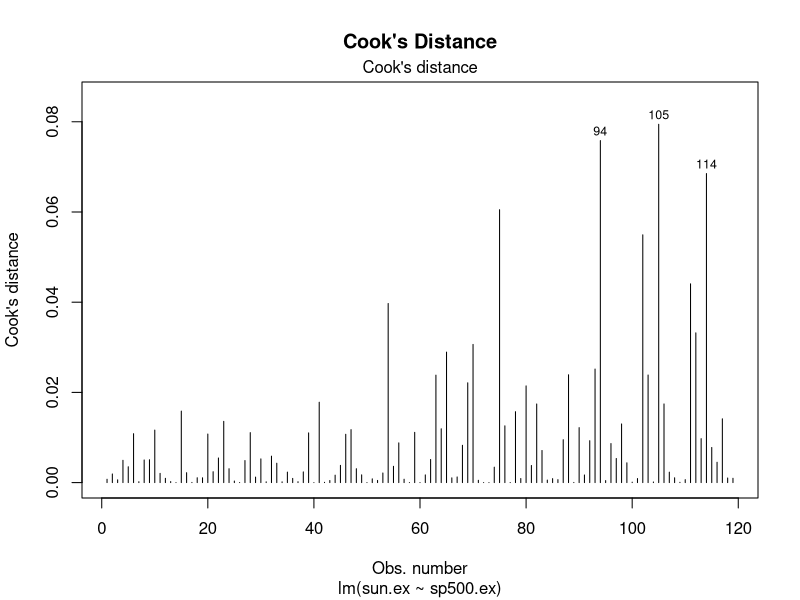
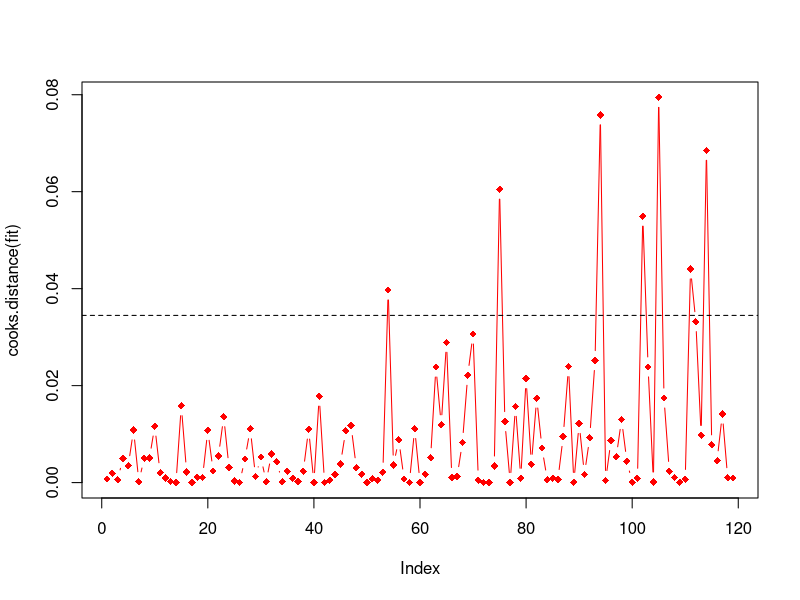
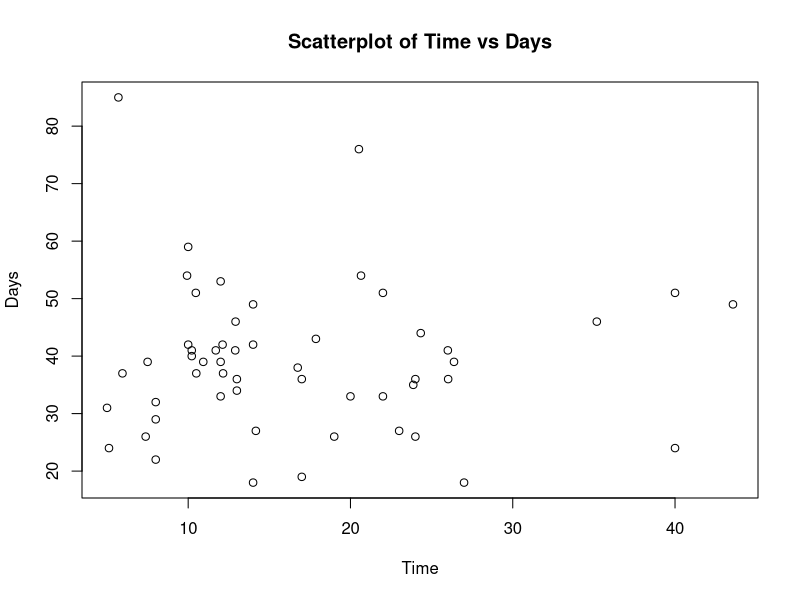

Source code (R) for these figures, in order:
## ---- chunk 1
# Erstellen des Datensatzes
ross_13_3_6 <- matrix(c(12, 10, 4, 32, 40, 38, 7, 12, 25),
    nrow = 3, byrow = TRUE,
    dimnames = list(c("Above", "Average", "Below"), c("1", "2", "3+"))
)
ross_13_3_6
## ---- chunk 2
# Durchführung des Chi-Quadrat-Tests
chisq_test <- chisq.test(ross_13_3_6)
chisq_test
## ---- chunk 3
round(chisq.test(ross_13_3_6)$expected, 1)
## ---- chunk 4
# Einlesen der Daten für Aufgabe 2
medikament <- read.csv("data/medikament.csv")
head(medikament)
## ---- chunk 5
# Berechnung des Konfidenz-Intervalls
senkung <- medikament$before - medikament$after
ci <- t.test(senkung)$conf.int
ci
## ---- chunk 6
# Berechnung der Korrelation
cor(medikament$before, medikament$after)
## ---- chunk 7
# Direkte Berechnung von s_D
sd(senkung)

# Indirekte Berechnung von s_D
sqrt(var(medikament$before) + var(medikament$after) - 2 *
    cor(medikament$before, medikament$after) * sd(medikament$before) * sd(medikament$after))
## ---- chunk 8
# Einlesen der Placebodaten
placebo <- read.csv("data/placebo.csv")

# Berechnung der Konfidenz-Intervalle für die Differenzen
senkung_placebo <- placebo$before - placebo$after
t.test(senkung, senkung_placebo)$conf.int
## ---- chunk 9
# Einlesen der Daten für Aufgabe 3
aktien <- read.csv("data/aktien.csv")
head(aktien)
## ---- chunk 10
# CAPM-Modell
fit <- lm(sun.ex ~ sp500.ex, data = aktien)
summary(fit)
## ---- chunk 11
# Berechnung der Cook's Distance
plot(fit, main = "Cook's Distance", which = 4)
plot(cooks.distance(fit), type = "b", pch = 18, col = "red")
N <- nrow(aktien)
k <- 2
cutoff <- 4 / (N - k - 1)
abline(h = cutoff, lty = 2)
## ---- chunk 12
# Konfidenz-Intervall für Beta
confint(fit)["sp500.ex", ]
## ---- chunk 13
# Hypothesentest für Alpha
summary(fit)$coefficients["(Intercept)", ]
## ---- chunk 14
# Vorhersage
new_data <- data.frame(sp500.ex = 3)
predict(fit, newdata = new_data)
## ---- chunk 15
# Konfidenz-Intervall
predict(fit, newdata = new_data, interval = "confidence")
## ---- chunk 16
# Einlesen der Daten für Aufgabe 4
boegg <- read.csv("data/boegg.csv")
head(boegg)
## ---- chunk 17
# Streudiagramm
plot(boegg$time, boegg$days, xlab = "Time", ylab = "Days", main = "Scatterplot of Time vs Days")
## ---- chunk 18
# Lineares Modell
fit_boegg <- lm(days ~ time, data = boegg)
summary(fit_boegg)
## ---- chunk 19
# Hypothesentest
summary(fit_boegg)$coefficients["time", ]
## ---- chunk 20
# Vorhersage für 2019
new_data <- data.frame(time = 17.73)
predict(fit_boegg, newdata = new_data, interval = "prediction", level = 0.90)
## ---- chunk 21
# Entfernung der einflussreichen Beobachtungen
cooksd_boegg <- cooks.distance(fit_boegg)
influential_boegg <- which(cooksd_boegg > (4 / (nrow(boegg) - 2 - 1)))
boegg_no_infl <- boegg[-influential_boegg, ]

# Neues Modell ohne einflussreiche Beobachtungen
fit_boegg_no_infl <- lm(days ~ time, data = boegg_no_infl)
summary(fit_boegg_no_infl)
predict(fit_boegg_no_infl, data.frame(year = 2019, days = 10, time = 17.73),
    interval = "prediction", level = 0.90
)
